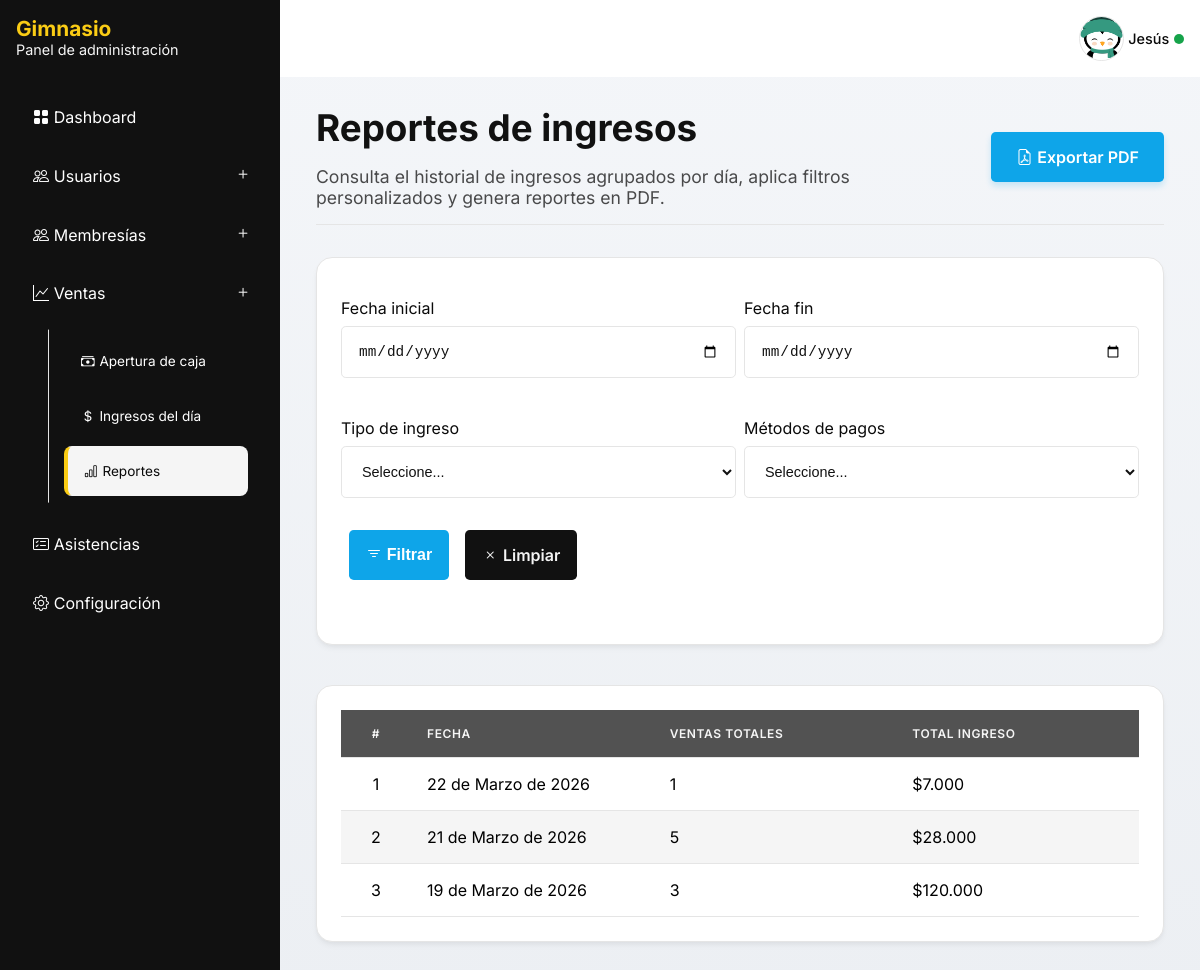
The app's page /sales/reports/ (signed in) with its own data.
### apps/management/models.py (models this page shows, shortened)
class AppSettings(models.Model):
    app_name = models.CharField(max_length=100, default="Gimnasio")
    app_description = models.CharField(max_length=200, default="Panel de administración")
    app_image = models.ImageField(upload_to="management/images/", null=True, blank=True)
    app_logo = models.ImageField(upload_to="management/images/", null=True, blank=True)
    elements_per_section = models.PositiveIntegerField(default=10)
    @classmethod
    def load(cls):
        instance, _ = cls.objects.get_or_create(pk=1)
        return instance

### apps/accounts/models/member.py (models this page shows, shortened)
class Member(AbstractBaseUser):
    class Meta:
        verbose_name = 'Usuario'
        verbose_name_plural = 'Usuarios'
    class BaseRoles(models.TextChoices):
        CUSTOMER = 'Cliente','Cliente'
        ADMINISTRATOR = 'Administrador','Administrador'
        SECRETARY = 'Secretario(a)','Secretario(a)'
    class DocumentTypes(models.TextChoices):
        CC = 'CC', 'Cédula de Ciudadanía'
        TI = 'TI', 'Tarjeta de Identidad'
        CE = 'CE', 'Cédula de Extranjería'
        NIT = 'NIT', 'Número de Identificación Tributaria'
        PP = 'PP', 'Pasaporte'
        RC = 'RC', 'Registro Civil'
        PPT = 'PPT', 'Permiso por Protección Temporal'
    objects = BaseMemberManager()
    first_name = models.CharField(max_length=100)
    last_name = models.CharField(max_length=100, blank=True, null=True)
    phone_number = models.CharField(max_length=10, unique=True, db_index=True)
    email = models.EmailField(unique=True, db_index=True)
    role = models.CharField(max_length=13, choices=BaseRoles.choices, default=BaseRoles.CUSTOMER)
    photo = models.ImageField(upload_to='members/images', blank=True, null=True)
    document_type = models.CharField(max_length=100, choices=DocumentTypes.choices, default=DocumentTypes.CC)
    document_number = models.PositiveIntegerField(unique=True, db_index=True)
    is_active = models.BooleanField(default=True)
    is_staff = models.BooleanField(default=False)
    is_superuser = models.BooleanField(default=False)
    created_at = models.DateTimeField(auto_now_add=True)
    updated_at = models.DateTimeField(auto_now=True)
    birthday = models.DateField(blank=True, null=True)
    USERNAME_FIELD = 'email'
    REQUIRED_FIELDS = ['first_name', 'phone_number','document_type','document_number']

### apps/sales/views/reports.py (the view)
# urls.py: path('reports/', views.ReportsListView.as_view(), name='reports'),
class ReportsListView(ListView):
    template_name = 'reports/list.html'
    model = Income
    context_object_name = 'daily_incomes'
    def get_paginate_by(self, queryset):
        app_settings = AppSettings.load()
        return app_settings.elements_per_section if app_settings else 10
    def get_context_data(self, **kwargs):
        context = super().get_context_data(**kwargs)
        context['start_date'] = self.request.GET.get('start_date')
        context['end_date'] = self.request.GET.get('end_date')
        context['selected_type'] = self.request.GET.get('selected_type')
        context['selected_payment_method'] = self.request.GET.get('selected_payment_method')
        context['type_list'] = Income.IncomeCategory.choices
        context['payment_methods'] = Income.IncomeMethod.choices
        return context
    def get_queryset(self):
        return self.get_filtered_queryset()
    def get_base_queryset(self):
        queryset = Income.objects.all()
        start_date = self.request.GET.get('start_date')
        end_date = self.request.GET.get('end_date')
        selected_type = self.request.GET.get('selected_type')
        selected_payment_method = self.request.GET.get('selected_payment_method')
        if start_date and end_date:
            start = datetime.combine(parse_date(start_date), time.min)
            end = datetime.combine(parse_date(end_date), time.max)
            queryset = queryset.filter(created_at__range=[start, end])
        if selected_type:
            queryset = queryset.filter(category=selected_type)
        if selected_payment_method:
            queryset = queryset.filter(payment_method=selected_payment_method)
        return queryset
    def get_filtered_queryset(self):
        queryset = self.get_base_queryset()
        return queryset.annotate(
            day=Cast('created_at', output_field=DateField()),
        ).values('day').annotate(
            total=Sum('amount'),
            count=Count('id')
        ).order_by('-day')

### apps/core/templatetags/format_tags.py (called while the page is built)
@register.filter
def format_price(value):
    if not value: return "$0"
    return f"${value:,.0f}".replace(",", ".")

### apps/management/context_processors.py (called while the page is built)
def management_processor(request):
    return {
        'app_settings': AppSettings.load(),
    }

### apps/sales/templates/reports/list.html (shortened to what this page needs)
{% extends 'admin-panel.html' %}
{% load format_tags %}
{% block content %}
    <header class="heading">
        <div class="heading__content">
            <h2 class="title">Reportes de ingresos</h2>
            <p class="subtitle">Consulta el historial de ingresos agrupados por día, aplica filtros personalizados y genera reportes en PDF.</p>
        </div>
        <a class="button button--main" href="{% url 'sales:reports-pdf' %}?{{ request.GET.urlencode }}">
            <i class="bi bi-file-earmark-pdf"></i>
            <span>Exportar PDF</span>
        </a>
    </header>
    <form method="GET" class="card">
        <div class="form__group form__group--grid">
            <div class="form__group">
                <label class="form__label" for="start_date">Fecha inicial</label>
                <input class="form__input" type="date" id="start_date" name="start_date" value="{{ start_date }}">
            </div>
            <div class="form__group">
                <label class="form__label" for="end_date">Fecha fin</label>
                <input class="form__input" type="date" id="end_date" name="end_date" value="{{ end_date }}">
            </div>
        </div>
        <div class="form__group form__group--grid">
            <div class="form__group">
                <label class="form__label" for="id_type">Tipo de ingreso</label>
                <select class="form__input" id="id_type" name="selected_type">
                    <option value="" selected>Seleccione...</option>
                </select>
            </div>
            <div class="form__group">
                <label class="form__label" for="id_payment_method">Métodos de pagos</label>
                <select class="form__input" id="id_payment_method" name="selected_payment_method">
                    <option value="" selected>Seleccione...</option>
                </select>
            </div>
        </div>
        <nav class="nav">
            <button class="button" type="submit">
                <i class="bi bi-filter"></i>
                <span>Filtrar</span>
            </button>
            <a class="button button--secondary" href="{% url 'sales:reports' %}">
                <i class="bi bi-x"></i>
                <span>Limpiar</span>
            </a>
        </nav>
    </form>
    {% if daily_incomes %}
    <div class="table__scroll card">
        <div class="table" aria-label="Table de todos los ingresos">
            <div class="table__head">
                <div class="table__row">
                    <div class="table__cell table__cell--sm">#</div>
                    <div class="table__cell">Fecha</div>
                    <div class="table__cell">Ventas totales</div>
                    <div class="table__cell">Total ingreso</div>
                </div>
            </div>
            <div class="table__body">
                {% for income in daily_incomes %}
                    <div class="table__row">
                        <div class="table__cell table__cell--sm">{{ forloop.counter }}</div>
                        <div class="table__cell">{{ income.day }}</div>
                        <div class="table__cell">{{ income.count }}</div>
                        <div class="table__cell">{{ income.total|format_price }}</div>
                    </div>
                {% endfor %}
            </div>
        </div>
    </div>
    {% endif %}
{% endblock content %}

### templates/admin-panel.html (shortened to what this page needs)
{% load static %}
<!DOCTYPE html>
<html lang="es">
<head>
    {% include 'components/app_head.html' %}
</head>
<body>
    <div class="root" id="root">
        <aside class="navbar">
            {% include 'components/app_brand.html' with show_description=True %}
            <nav class="menu">
                <a class="menu__link" href="{% url 'management:dashboard' %}">
                    <i class="bi bi-grid-fill"></i>
                    <span>Dashboard</span>
                </a>
                <div class="menu__dropdown">
                    <p class="menu__dropdown__header">
                        <i class="bi bi-people"></i>
                        <span>Usuarios</span>
                        <button type="button" class="toggle__dropdown">
                            <i class="bi bi-plus"></i>
                        </button>
                    </p>
                </div>
                <div class="menu__dropdown">
                    <p class="menu__dropdown__header">
                        <i class="bi bi-people"></i>
                        <span>Membresías</span>
                        <button type="button" class="toggle__dropdown">
                            <i class="bi bi-plus"></i>
                        </button>
                    </p>
                </div>
                <div class="menu__dropdown">
                    <p class="menu__dropdown__header">
                        <i class="bi bi-graph-up"></i>
                        <span>Ventas</span>
                        <button type="button" class="toggle__dropdown">
                            <i class="bi bi-plus"></i>
                        </button>
                    </p>
                    <div class="menu">
                        <a
                                class="menu__link"
                                href="{% url 'sales:cash-opening' %}"
                        >
                            <i class="bi bi-cash-stack"></i>
                            <span>Apertura de caja</span>
                        </a>
                        <a
                                class="menu__link"
                                href="{% url 'sales:incomes' %}"
                        >
                            <i class="bi bi-currency-dollar"></i>
                            <span>Ingresos del día</span>
                        </a>
                        <a
                                class="menu__link"
                                href="{% url 'sales:reports' %}"
                        >
                            <i class="bi bi-bar-chart"></i>
                            <span>Reportes</span>
                        </a>
                    </div>
                </div>
                <a
                        class="menu__link"
                        href="{% url 'attendances:attendances' %}"
                >
                    <i class="bi bi-card-checklist"></i>
                    <span>Asistencias</span>
                </a>
                {% if user.role == 'Administrador' %}
                <a
                    class="menu__link"
                    href="{% url 'management:app-settings' %}"
                >
                    <i class="bi bi-gear"></i>
                    <span>Configuración</span>
                </a>
                {% endif %}
            </nav>
        </aside>
        <main class="container">
            <header class="header">
                {% if user.is_authenticated %}
                <div class="profile">
                    <img
                        class="profile__img"
                        src="{% if user.photo %}{{ user.photo.url }}{% else %}{% static 'images/avatar.png' %}{% endif %}"
                        alt="Avatar"
                    />
                    <div class="profile__name">{{ user.first_name }}</div>
                    <span class="profile__status"></span>
                </div>
                {% endif %}
            </header>
            <div class="content">
                {% block content %}
                {% endblock content %}
            </div>
        </main>
    </div>
</body>
</html>

### templates/components/app_brand.html (shortened to what this page needs)
{% load static %}
<div class="brand">
<div class="brand__content">
    <h1 class="brand__name">{{ app_settings.app_name }}</h1>
    {% if show_description %}
    <p class="brand__description">{{ app_settings.app_description }}</p>
    {% endif %}
</div>
</div>

### records on screen
AppSettings: app_name "Gimnasio", app_description "Panel de administración"
Member: first_name "Jesús"

### other values on screen
{{ income.day }} "22 de Marzo de 2026" "21 de Marzo de 2026" "19 de Marzo de 2026"
{{ income.count }} "1" "5" "3"
{{ income.total|format_price }} "$7.000" "$28.000" "$120.000"
